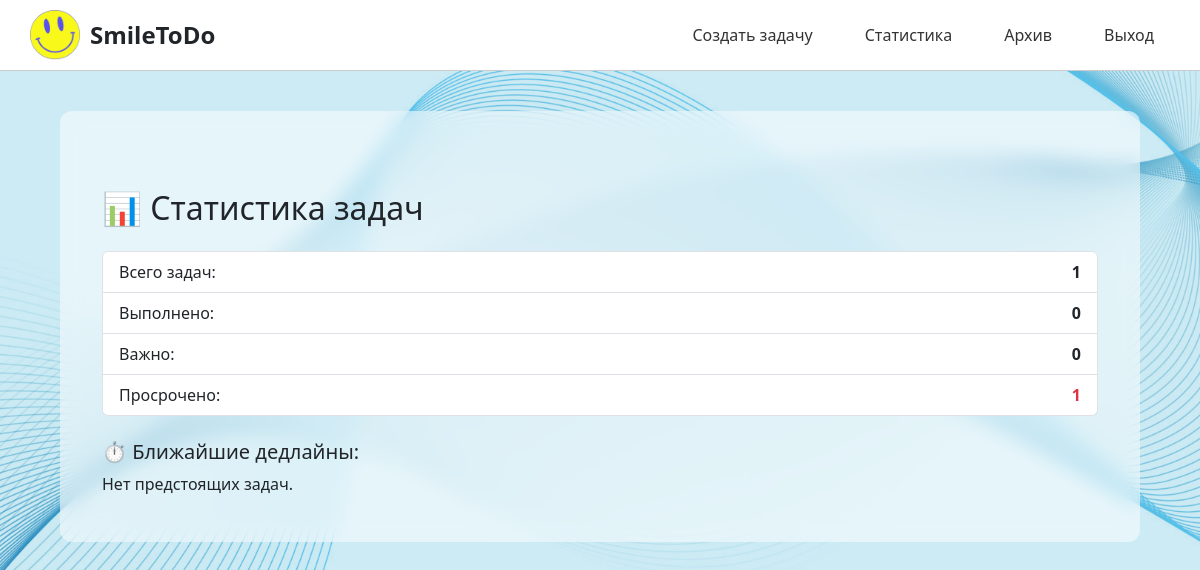
Page /stats/ (signed in) on the earlier database version.
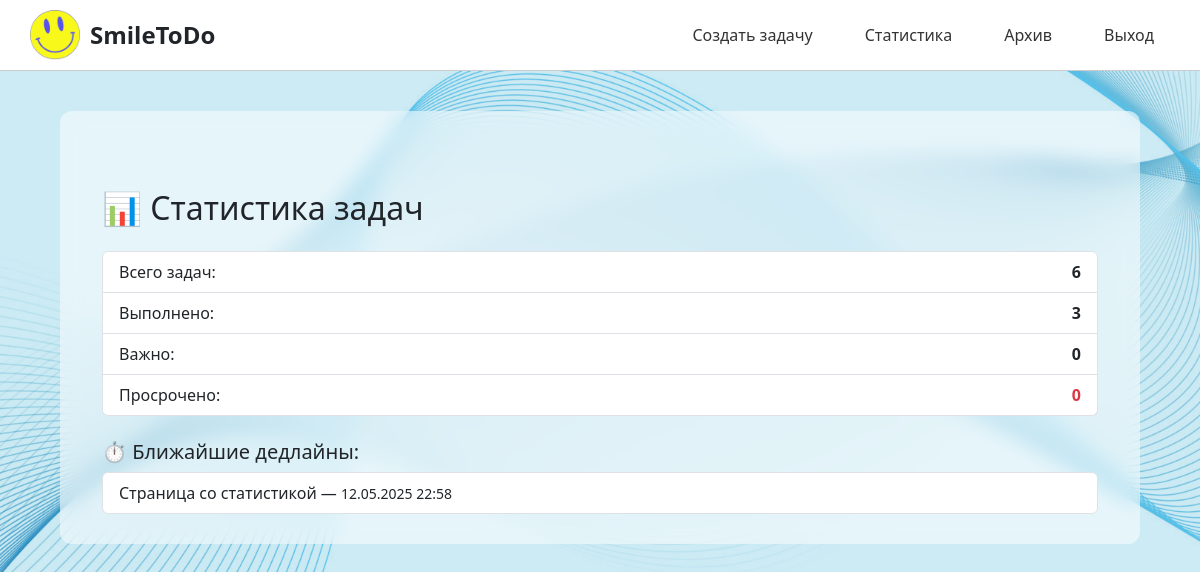
Same page on the later database version.
### todoapp/models.py (models this page shows, shortened)
class Task(models.Model):
    user = models.ForeignKey(User, on_delete=models.CASCADE, related_name="tasks")
    title = models.CharField(max_length=255)
    description = models.TextField(blank=True)
    completed = models.BooleanField(default=False)
    image = models.ImageField(upload_to='task_images/', blank=True, null=True)
    deadline = models.DateTimeField(blank=True, null=True)
    important = models.BooleanField(default=False)
    is_archived = models.BooleanField(default=False)
    created_at = models.DateTimeField(auto_now_add=True)
    updated_at = models.DateTimeField(auto_now=True)
    shared_with = models.ManyToManyField(User, related_name='shared_tasks', blank=True)

### todoapp/views.py (the view)
# urls.py: path('stats/', views.task_stats, name='task_stats'),
@login_required
def task_stats(request):
    user = request.user
    tasks = Task.objects.filter(user=user, is_archived=False)
    total = tasks.count()
    completed = tasks.filter(completed=True).count()
    important = tasks.filter(important=True).count()
    overdue = tasks.filter(deadline__lt=timezone.now(), completed=False).count()
    upcoming = tasks.filter(deadline__gte=timezone.now(), completed=False).order_by('deadline')[:5]
    context = {
        'total': total,
        'completed': completed,
        'important': important,
        'overdue': overdue,
        'upcoming': upcoming,
    }
    return render(request, 'todoapp/task_stats.html', context)

### templates/todoapp/task_stats.html
{% extends 'todoapp/base.html' %}
{% block content %}
<div class="container mt-5">
    <h2 class="mb-4">📊 Статистика задач</h2>
    <ul class="list-group mb-4">
        <li class="list-group-item d-flex justify-content-between">
            <span>Всего задач:</span>
            <strong>{{ total }}</strong>
        </li>
        <li class="list-group-item d-flex justify-content-between">
            <span>Выполнено:</span>
            <strong>{{ completed }}</strong>
        </li>
        <li class="list-group-item d-flex justify-content-between">
            <span>Важно:</span>
            <strong>{{ important }}</strong>
        </li>
        <li class="list-group-item d-flex justify-content-between">
            <span>Просрочено:</span>
            <strong class="text-danger">{{ overdue }}</strong>
        </li>
    </ul>
    <h5>⏱ Ближайшие дедлайны:</h5>
    {% if upcoming %}
        <ul class="list-group">
            {% for task in upcoming %}
                <li class="list-group-item">
                    {{ task.title }} — <small>{{ task.deadline|date:"d.m.Y H:i" }}</small>
                </li>
            {% endfor %}
        </ul>
    {% else %}
        <p>Нет предстоящих задач.</p>
    {% endif %}
</div>
{% endblock %}

Differences in the rows shown:
added Task: title "Страница со статистикой", deadline "12.05.2025 22:58"
Other differences:
{{ total }}: "1" → "6"
{{ completed }}: "0" → "3"
{{ overdue }}: "1" → "0"
text no longer shown: "Нет предстоящих задач."
